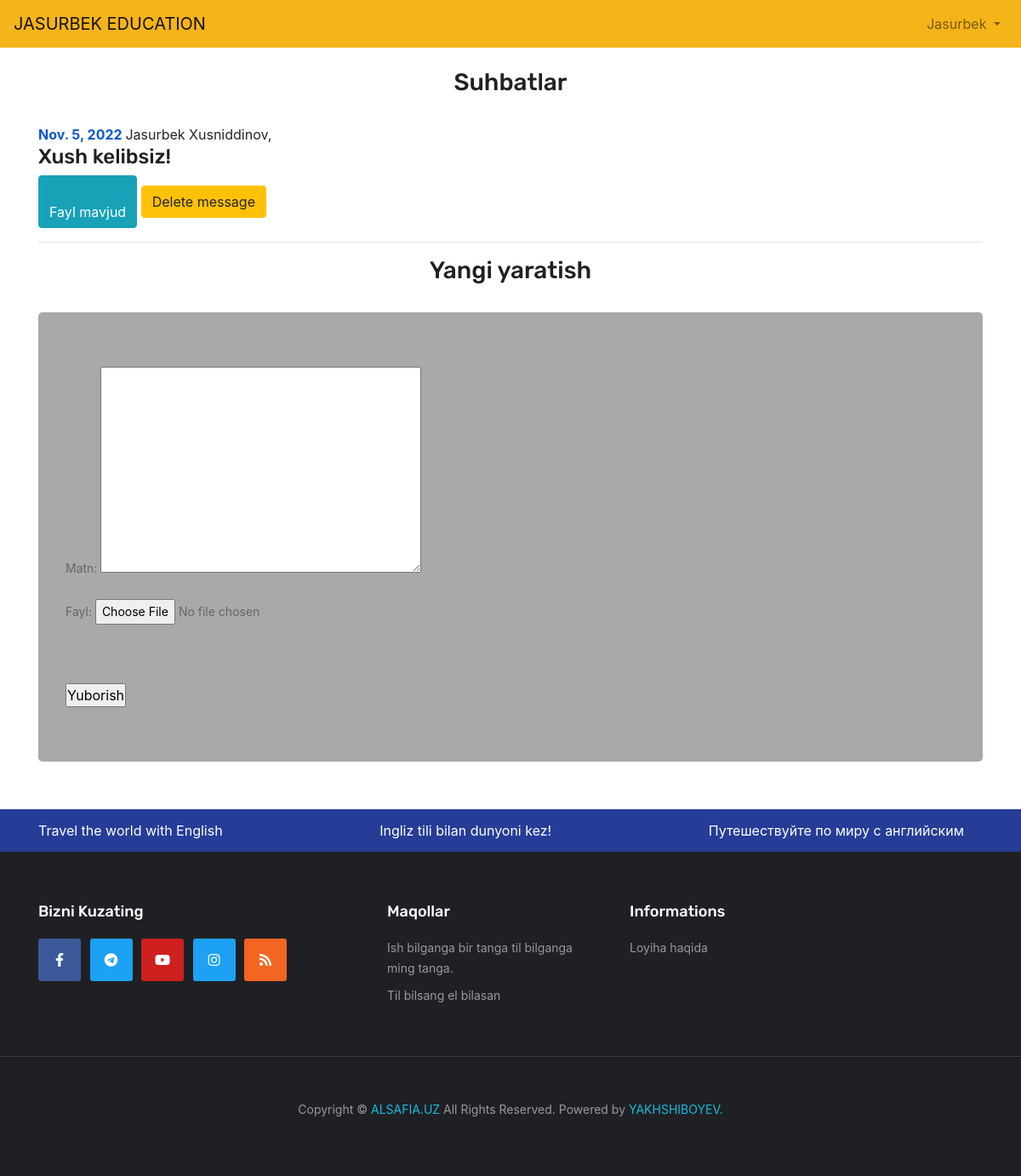
The app's page /student/1/chat/ (signed in), older data.
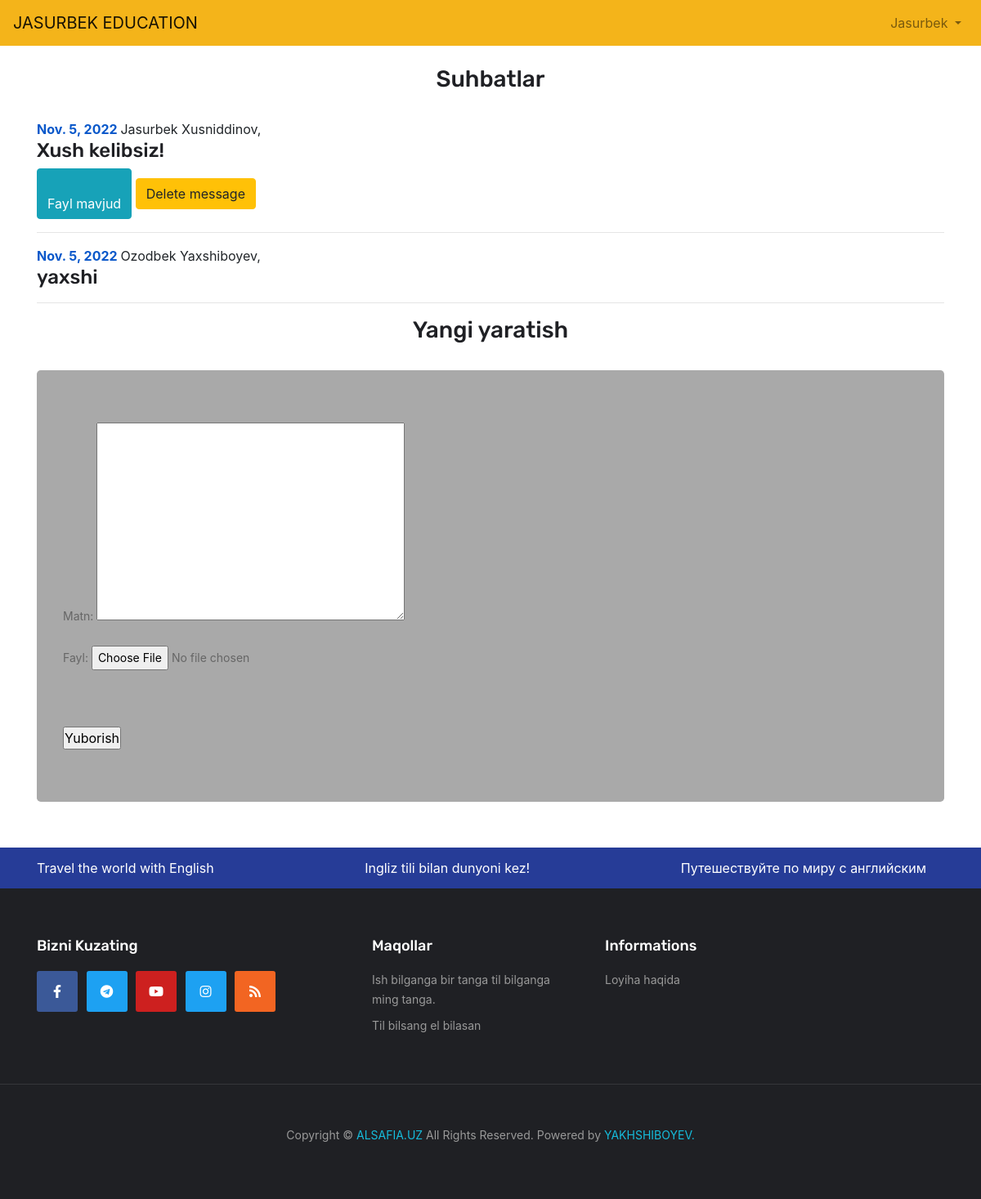
The same page, newer data.
### main/models.py (models this page shows, shortened)
class Basemodel(models.Model):
    created_at = models.DateField(auto_now=True)
    updated_at = models.DateField(auto_now=True)
    class Meta:
        abstract=True

class Chat(Basemodel):
    user = models.ForeignKey(User, on_delete=models.SET_NULL, null=True, related_name='chats')
    text = models.TextField(verbose_name="matn")
    source_file = models.FileField(upload_to='chat_files', blank=True, null=True, verbose_name="fayl")

### accounts/models.py (models this page shows, shortened)
class User(AbstractUser):
    username = models.CharField(max_length=20, unique=True)
    first_name = models.CharField(verbose_name='Ism', max_length=50)
    last_name = models.CharField(verbose_name='Familiya', max_length=50)
    age = models.PositiveIntegerField(null=True, blank=True, verbose_name='Yosh')
    image = models.FileField(upload_to='users_images', validators=[validate_image, custom_validator],
                             help_text='2 mb gacha bo`lgan rasm yuklang', blank=True, null=True,
                             verbose_name="Profil rasmi")
    role = models.CharField(max_length=20, choices=UserRoles.choices(), blank=True, null=True)
    bio = models.CharField(max_length=200, default="")
    last_active = models.DateField(auto_now=True, null=True, blank=True)
    report_per = models.BooleanField(default=True)
    chat_per = models.BooleanField(default=True)
    task_per = models.BooleanField(default=True)
    @property
    def full_name(self):
        return f"{self.first_name} {self.last_name}"

### main/views.py (the view, shortened to what this page needs)
# urls.py: path('student/<int:person_pk>/chat/', chat, name='student_chat'),
def chat(request,person_pk):
    if request.user.pk is None or request.user.pk != person_pk:
        return redirect('home')
    if request.method == "GET":
        form = ChatForm()
        person = User.objects.get(pk=person_pk)
        chats = Chat.objects.all()[:30]
        context = dict()
        context['chats'] = chats
        context['person'] = person
        context['form'] = form
        return render(request, template_name='chat.html', context=context)

### main/forms.py
class ChatForm(forms.ModelForm):
    class Meta:
        model=Chat
        fields = ('text','source_file',)

### templates/chat.html (shortened to what this page needs)
{% extends 'base.html' %}
{% load static %}
{% block content %}
    <br/>
        <center><h3>Suhbatlar</h3></center> <br>
        {% if chats %}
        {% for chat in chats %}
            <b style="color: #0a58ca"> {{ chat.created_at }} </b>  {{ chat.user.full_name }}, <h4>{{ chat.text }}</h4>
            {% if chat.source_file %}
            <a class="btn btn-info" href="{{ chat.source_file.url }}" download> <br>Fayl mavjud</a>
            {% endif %}
            {% if chat.user.pk == person.pk %}
            <a class="btn btn-warning" href="{% url 'chat_delete' person_pk=person.pk chat_pk=chat.pk %}" role="button">Delete message</a>
            {% endif %}
            <hr>
        {% endfor %}
        {% else %}
                Chatlar yuq!
        {% endif %}
        <center><h3>Yangi yaratish</h3></center> <br>
    <div class="jumbotron" style="background-color:darkgray">
        <form method="post" enctype="multipart/form-data">{% csrf_token %}
    {{ form.as_p }}
        <br>
        <br>
    <input type="submit" value="Yuborish">
    </form>
    </div>
    <br>
{% endblock content %}

Row changes from the older to the newer data that the page shows:
added Chat: created_at "Nov. 5, 2022", user.full_name "Ozodbek Yaxshiboyev", text "yaxshi"
